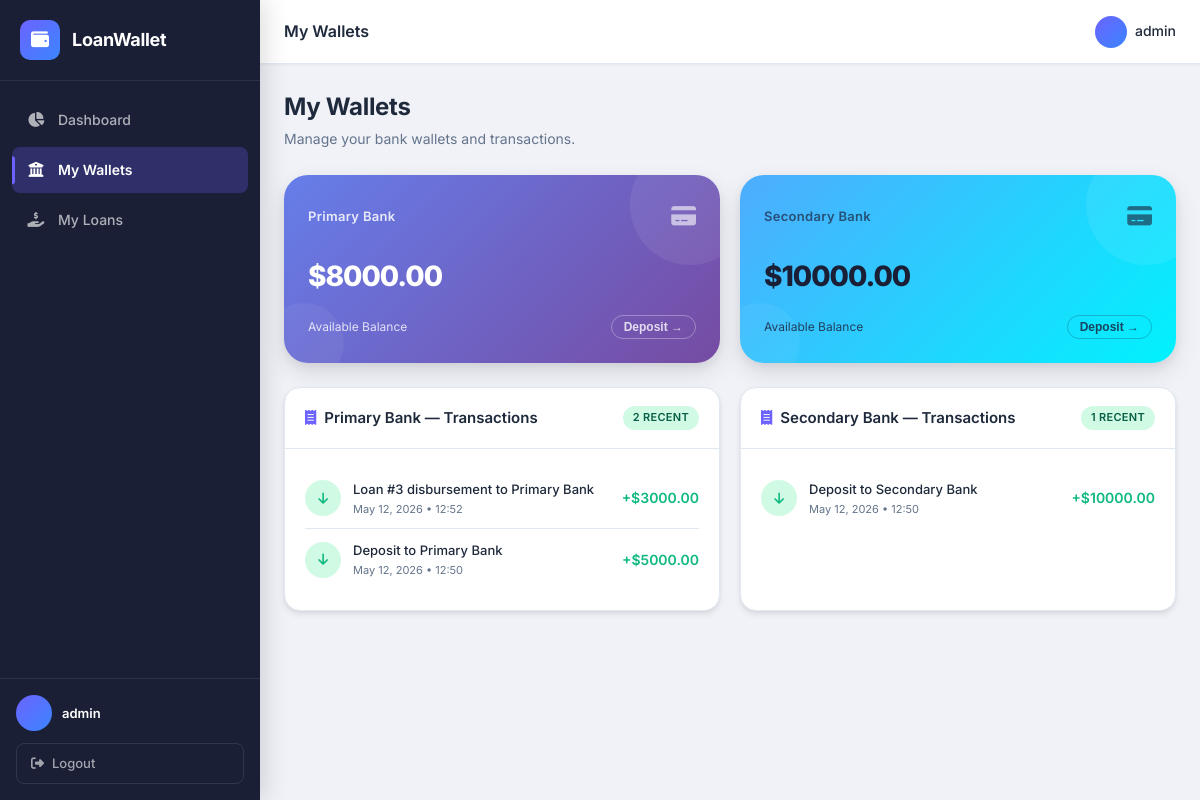
Page /wallets/ (signed in) on the committed database.
### LoanApp/models.py (models this page shows, shortened)
class Wallet(models.Model):
    WALLET_NAMES = [
        ('Primary Bank', 'Primary Bank'),
        ('Secondary Bank', 'Secondary Bank'),
    ]
    user = models.ForeignKey(User, on_delete=models.CASCADE, related_name='wallets')
    name = models.CharField(max_length=100, choices=WALLET_NAMES)
    balance = models.DecimalField(max_digits=12, decimal_places=2, default=Decimal('0.00'))
    created_at = models.DateTimeField(auto_now_add=True)
    class Meta:
        unique_together = ('user', 'name')
        ordering = ['name']

class Transaction(models.Model):
    TRANSACTION_TYPES = [
        ('deposit', 'Deposit'),
        ('withdrawal', 'Withdrawal'),
        ('loan_disbursement', 'Loan Disbursement'),
        ('loan_repayment', 'Loan Repayment'),
        ('loan_deduction', 'Loan Auto-Deduction'),
    ]
    user = models.ForeignKey(User, on_delete=models.CASCADE, related_name='transactions')
    wallet = models.ForeignKey(Wallet, on_delete=models.CASCADE, related_name='transactions')
    loan = models.ForeignKey(Loan, on_delete=models.SET_NULL, null=True, blank=True, related_name='transactions')
    amount = models.DecimalField(max_digits=12, decimal_places=2)
    transaction_type = models.CharField(max_length=30, choices=TRANSACTION_TYPES)
    description = models.CharField(max_length=255, blank=True)
    created_at = models.DateTimeField(auto_now_add=True)
    class Meta:
        ordering = ['-created_at']

### LoanApp/views.py (the view)
# urls.py: path('wallets/', views.wallets, name='wallets'),
@login_required
def wallets(request):
    _process_overdue_loans(request.user)
    user_wallets = Wallet.objects.filter(user=request.user)
    wallet_data = []
    for wallet in user_wallets:
        txns = Transaction.objects.filter(wallet=wallet).order_by('-created_at')[:10]
        wallet_data.append({'wallet': wallet, 'transactions': txns})
    context = {
        'wallet_data': wallet_data,
        'deposit_form': DepositForm(),
    }
    return render(request, 'wallets.html', context)

### LoanApp/views.py (called while the page is built, shortened)
def _process_overdue_loans(user):
    now = timezone.now()
    active_loans = Loan.objects.filter(user=user, status__in=['active', 'overdue'])
    wallets = list(Wallet.objects.filter(user=user).order_by('name'))
    for loan in active_loans:
        if not loan.next_payment_due:
            continue
        if now <= loan.next_payment_due:
            continue

### templates/wallets.html (shortened to what this page needs)
{% extends 'base.html' %}
{% block page_title %}My Wallets{% endblock %}
{% block content %}
<div class="page-header">
    <div>
        <h1 class="page-heading">My Wallets</h1>
        <p class="page-subheading">Manage your bank wallets and transactions.</p>
    </div>
</div>
<div class="wallets-grid mb-6">
    {% for item in wallet_data %}
    <div class="wallet-card wallet-card--{{ forloop.counter }}">
        <div class="wallet-card-top">
            <div class="wallet-name">{{ item.wallet.name }}</div>
            <div class="wallet-card-icon"><i class="fa-solid fa-credit-card"></i></div>
        </div>
        <div class="wallet-balance">${{ item.wallet.balance|floatformat:2 }}</div>
        <div class="wallet-card-footer">
            <span>Available Balance</span>
            <button class="wallet-action" onclick="openDepositModal({{ item.wallet.id }}, '{{ item.wallet.name }}', '{{ item.wallet.balance }}')">
                Deposit &rarr;
            </button>
        </div>
    </div>
    {% endfor %}
</div>
<div class="dashboard-grid">
    {% for item in wallet_data %}
    <div class="card">
        <div class="card-header">
            <h3 class="card-title">
                <i class="fa-solid fa-receipt"></i>
                {{ item.wallet.name }} — Transactions
            </h3>
            <span class="badge badge-active">{{ item.transactions|length }} recent</span>
        </div>
        <div class="card-body">
            {% if item.transactions %}
            <div class="txn-list">
                {% for txn in item.transactions %}
                <div class="txn-item">
                    <div class="txn-icon txn-icon--{{ txn.transaction_type }}">
                        {% if txn.transaction_type == 'deposit' %}<i class="fa-solid fa-arrow-down"></i>
                        {% elif txn.transaction_type == 'loan_disbursement' %}<i class="fa-solid fa-arrow-down"></i>
                        {% elif txn.transaction_type == 'loan_repayment' %}<i class="fa-solid fa-arrow-up"></i>
                        {% elif txn.transaction_type == 'loan_deduction' %}<i class="fa-solid fa-minus"></i>
                        {% else %}<i class="fa-solid fa-arrow-up"></i>{% endif %}
                    </div>
                    <div class="txn-info">
                        <div class="txn-desc">{{ txn.description|default:txn.get_transaction_type_display }}</div>
                        <div class="txn-wallet">{{ txn.created_at|date:"M d, Y • H:i" }}</div>
                    </div>
                    <div class="txn-amount">
                        {% if txn.transaction_type == 'loan_repayment' or txn.transaction_type == 'loan_deduction' %}
                            <span class="text-danger">-${{ txn.amount|floatformat:2 }}</span>
                        {% else %}
                            <span class="text-success">+${{ txn.amount|floatformat:2 }}</span>
                        {% endif %}
                    </div>
                </div>
                {% endfor %}
            </div>
            {% else %}
            <div class="empty-state">
                <i class="fa-solid fa-receipt empty-icon"></i>
                <p>No transactions yet for this wallet.</p>
            </div>
            {% endif %}
        </div>
    </div>
    {% endfor %}
</div>
{% endblock %}

### templates/base.html (shortened to what this page needs)
{% load static %}
<!DOCTYPE html>
<html lang="en">
<head>
    <link rel="stylesheet" href="https://cdnjs.cloudflare.com/ajax/libs/font-awesome/6.5.0/css/all.min.css">
    <link rel="stylesheet" href="{% static 'css/style.css' %}">
</head>
<body class="app-body">
<div class="app-layout">
    <aside class="sidebar" id="sidebar">
        <div class="sidebar-header">
            <div class="sidebar-logo">
                <div class="logo-icon"><i class="fa-solid fa-wallet"></i></div>
                <span class="logo-text">LoanWallet</span>
            </div>
        </div>
        <nav class="sidebar-nav">
            <a href="{% url 'dashboard' %}" class="nav-item {% if request.resolver_match.url_name == 'dashboard' %}active{% endif %}">
                <span class="nav-icon"><i class="fa-solid fa-chart-pie"></i></span>
                <span class="nav-label">Dashboard</span>
            </a>
            <a href="{% url 'wallets' %}" class="nav-item {% if request.resolver_match.url_name == 'wallets' %}active{% endif %}">
                <span class="nav-icon"><i class="fa-solid fa-building-columns"></i></span>
                <span class="nav-label">My Wallets</span>
            </a>
            <a href="{% url 'loans' %}" class="nav-item {% if request.resolver_match.url_name == 'loans' %}active{% endif %}">
                <span class="nav-icon"><i class="fa-solid fa-hand-holding-dollar"></i></span>
                <span class="nav-label">My Loans</span>
            </a>
        </nav>
        <div class="sidebar-footer">
            <div class="sidebar-user">
                <div class="user-avatar">{{ user.first_name|first|upper }}{{ user.last_name|first|upper }}</div>
                <div class="user-info">
                    <div class="user-name">{{ user.get_full_name|default:user.username }}</div>
                </div>
            </div>
            <a href="{% url 'logout' %}" class="logout-btn">
                <i class="fa-solid fa-right-from-bracket"></i>
                <span>Logout</span>
            </a>
        </div>
    </aside>
    <main class="main-content">
        <header class="topbar">
            <div class="topbar-title">{% block page_title %}Dashboard{% endblock %}</div>
            <div class="topbar-actions">
                <span class="topbar-user">
                    <div class="topbar-avatar">{{ user.first_name|first|upper }}{{ user.last_name|first|upper }}</div>
                    <span class="topbar-username">{{ user.first_name|default:user.username }}</span>
                </span>
            </div>
        </header>
        <div class="page-content">
            {% block content %}{% endblock %}
        </div>
    </main>
</div>
</body>
</html>

### rows in the picture
Wallet: wallet.name "Primary Bank", wallet.balance "8000.00", transactions|length "2"
Wallet: wallet.name "Secondary Bank", wallet.balance "10000.00", transactions|length "1"
Transaction: description "Loan #3 disbursement to Primary Bank", created_at "May 12, 2026 • 12:52", amount "3000.00"
Transaction: description "Deposit to Primary Bank", created_at "May 12, 2026 • 12:50", amount "5000.00"
Transaction: description "Deposit to Secondary Bank", created_at "May 12, 2026 • 12:50", amount "10000.00"

### other values in the picture
{{ user.get_full_name|default:user.username }} "admin"
{{ user.first_name|default:user.username }} "admin"
